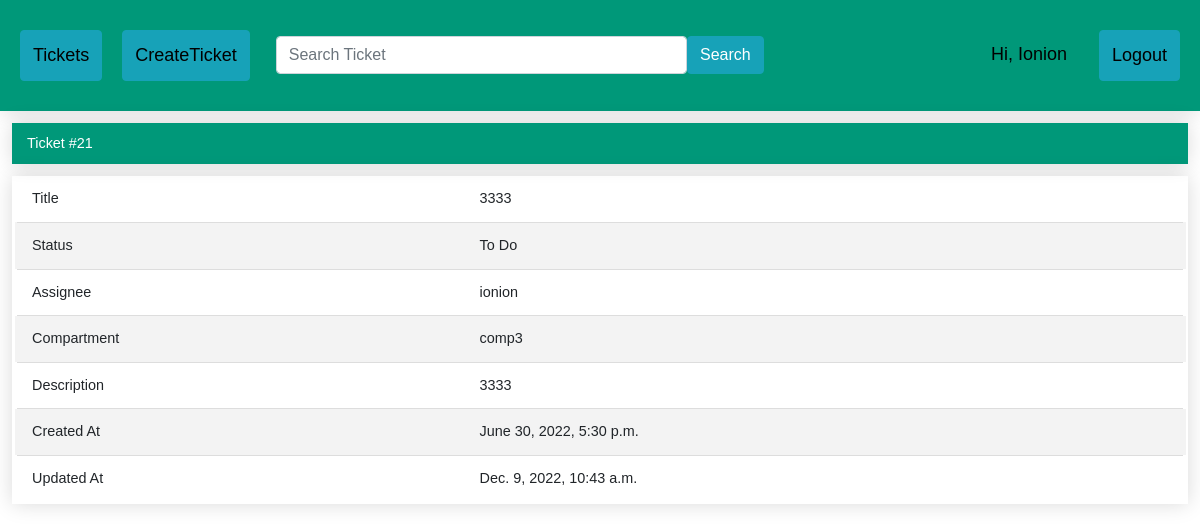
The app's page /ticket/21 (signed in) with its own data.
### ticketApp/models.py (models this page shows)
class Ticket(models.Model):
	title = models.CharField(max_length=100)
	assignee = models.ForeignKey(User, null=True, blank=True, on_delete=models.CASCADE)
	status = models.CharField(max_length=25, choices=TicketStatus.choices, default=TicketStatus.TO_DO)
	compartment = models.CharField(max_length=25, choices=Compartiment.choices, default=None, null=False, blank=False)
	description = models.TextField()
	created_at = models.DateTimeField('created at', auto_now_add=True)
	updated_at = models.DateTimeField('updated at', auto_now=True)
	active = models.BooleanField(default=1)

### ticketApp/views.py (the view)
# urls.py: path('ticket/<int:ticket_id>', views.ticket_by_id, name='ticket_by_id'),
@login_required
def ticket_by_id(request, ticket_id):
	ticket = Ticket.objects.get(pk=ticket_id)
	if request.user == ticket.assignee or request.user.is_superuser or\
			request.user.usercreate.compartment == ticket.compartment:
		return render(request, 'ticket_by_id.html', {'ticket': ticket})
	else:
		return redirect('index')

### ticketApp/templates/ticket_by_id.html (shortened to what this page needs)
{% extends 'base.html' %}
{% block content %}
<div class="ticket">
 <table class="styled-table">
 <h2> Ticket #{{ticket.id}}</h2>
 <tbody>
  <tr>
   <td>Title</td>
   <td>{{ticket.title}}</td>
  </tr>
  <tr>
   <td>Status</td>
   <td>{{ticket.status}}</td>
  </tr>
  <tr>
   <td>Assignee</td>
   <td>{{ticket.assignee}}</td>
  </tr>
    <tr>
   <td>Compartment</td>
   <td>{{ticket.compartment}}</td>
  </tr>
  <tr>
   <td>Description</td>
   <td>{{ticket.description}}</td>
  </tr>
  <tr>
   <td>Created At</td>
   <td>{{ticket.created_at}}</td>
  </tr>
  <tr>
   <td>Updated At</td>
   <td>{{ticket.updated_at}}</td>
  </tr>
 </tbody>
 </table>
</div>
{% endblock %}

### ticketApp/templates/base.html (shortened to what this page needs)
<!DOCTYPE html>
<html>
<head>
    {% load static %}
    <link rel="stylesheet" href="https://stackpath.bootstrapcdn.com/bootstrap/4.4.1/css/bootstrap.min.css"
>
    <link rel="stylesheet" type="text/css" href="{% static 'css/style.css' %}">
</head>
<body>
<div class="header">
    <a href="{% url 'index' %}" style="margin:10px;" class="btn btn-info">Tickets</a>
    {% if user.is_authenticated %}
    <a href="{% url 'CreateTicket' %}" style="margin:10px;" class="btn btn-info">CreateTicket</a>
    <form style="margin:10px;" class="d-flex" method=POST action="{% url 'index_search' %}">
        <input class="form-control me-2" type="search" placeholder="Search Ticket" aria-label="Search" name="searched">
        <button class="btn btn-info" type="submit">Search</button>
    </form>
    {% endif %}
    <div class="header-right">
        {% if user.is_authenticated %}
        <a style="margin:10px;">Hi, {{ request.user.username|title }}</a>
        <a class="btn btn-info" href="/logout_request" style="margin:10px;">Logout</a>
        {% else %}
        <a href="{% url 'login_request' %}" class="btn btn-info">Login</a>
        {% endif %}
    </div>
</div>
<div id="body">
    {% block content %}{% endblock %}
</div>
</body>
</html>

### ticketApp/static/css/style.css (style rules this page uses)
.header { overflow: hidden; background-color: #009879; padding: 20px 10px; min-width: 200px; box-shadow: 0 0 20px rgba(0, 0, 0, 0.15); }
.header a { float: left; color: black; text-align: center; padding: 12px; text-decoration: none; font-size: 18px; font-family: sans-serif; line-height: 25px; border-radius: 4px; }
.header-right { float: right; }
.d-flex { float: left; width: 500px; text-align: center; font-family: sans-serif; line-height: 25px; padding: 6px; }
.styled-table { border-collapse: collapse; margin: 25px 0; width:98%; margin-top: 1%; margin-left:1%; margin-right:1%; font-size: 0.9em; font-family: sans-serif; min-width: 200px; box-shadow: 0 0 20px rgba(0, 0, 0, 0.15); }
.styled-table th, .styled-table td { padding: 12px 15px; }
.styled-table tbody tr { border-bottom: 1px solid #dddddd; }
.styled-table tbody tr:nth-of-type(even) { background-color: #f3f3f3; }
.styled-table tbody tr:last-of-type { border-bottom: 2px solid transparent; }
.styled-table tbody tr { border-right: 5px solid transparent; border-left: 5px solid transparent; }
.ticket h2 { background-color: #009879; color: #ffffff; text-align: left; box-shadow: 0 0 20px rgba(0, 0, 0, 0.15); padding: 12px 15px; margin-top: 1%; margin-left: 1%; margin-right: 1%; font-size: 0.9em; font-family: sans-serif; min-width: 200px; }

### records on screen
Ticket: id "21", title "3333", status "To Do", assignee "ionion", compartment "comp3", description "3333", created_at "June 30, 2022, 5:30 p.m.", updated_at "Dec. 9, 2022, 10:43 a.m."

### other values on screen
{{ request.user.username|title }} "Ionion"
